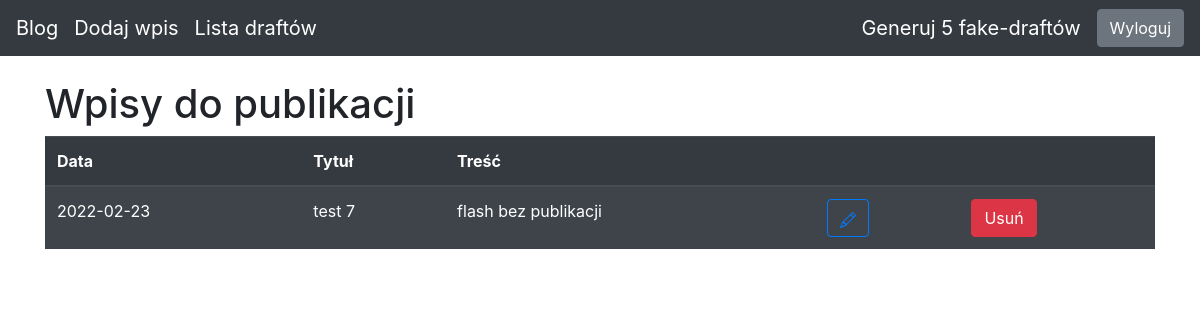
Before: /drafts/ (signed in) with the older database file.
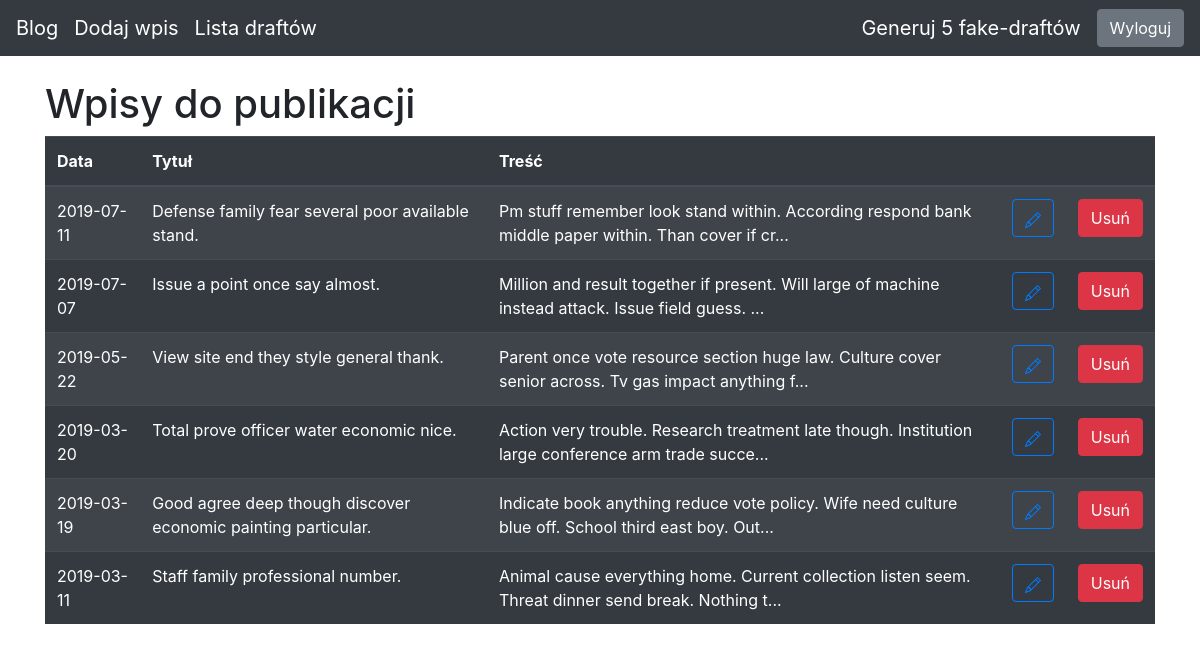
After: the same page with the newer database file.
### blog/models.py (models this page shows)
class Entry(db.Model):
    id = db.Column(db.Integer, primary_key=True)
    title = db.Column(db.String(80), nullable=False)
    body = db.Column(db.Text, nullable=False)
    pub_date = db.Column(db.DateTime, nullable=False, default=datetime.datetime.utcnow)
    is_published = db.Column(db.Boolean, default=False)

### blog/routes.py (the view)
@app.route("/drafts/")
@login_required
def drafts():
    all_drafts = Entry.query.filter_by(is_published=False).order_by(Entry.pub_date.desc())
    return render_template("drafts.html", all_drafts = all_drafts)

### blog/routes.py (called while the page is built)
def login_required(view_func):
    @functools.wraps(view_func)
    def check_permissions(*args, **kwargs):
        if session.get("logged_in"):
            return view_func(*args, **kwargs)
        return redirect(url_for("login", next=request.path))
    return check_permissions

### blog/templates/drafts.html (shortened to what this page needs)
{% extends "base.html" %}
{% block content %}
<h1>Wpisy do publikacji</h1>
<table class="table table-striped table-dark">
    <thead>
        <tr>
            <th scope="col">Data</th>
            <th scope="col">Tytuł</th>
            <th scope="col">Treść</th>
            <th scope="col"></th>
            <th scope="col"></th>
        </tr>
    </thead>
    <tbody>
        {% for post in all_drafts %}
        <tr>
            <td>{{ post.pub_date.strftime('%Y-%m-%d') }}</td>
            <td>{{ post.title }}</td>
            <td>{{ post.body|truncate(100, true) }}</td>
            <td>
                <form action="{{ url_for('add_mod_post', entry_id=post.id) }}" method="post">
                    <button class="btn btn-outline-primary" type="submit">
                    </button>
                </form>
            </td>
            <td>
                <form action=" {{ url_for('delete_post', entry_id=post.id) }}" method="post">
                    <button class="btn btn-danger" type="submit">Usuń</button>
                </form>
            </td>
        </tr>
        {% endfor %}
    </tbody>
</table>
{% endblock %}

### blog/templates/base.html (shortened to what this page needs)
<!doctype html>
<html lang="en">
<head>
 <link rel="stylesheet" href="https://stackpath.bootstrapcdn.com/bootstrap/4.5.0/css/bootstrap.min.css"
>
</head>
<body>
 <nav class="navbar navbar-expand-md navbar-dark bg-dark fixed-top">
   <a class="navbar-brand" href="/">Blog</a>
   <a class="navbar-brand" href="/add-post/">Dodaj wpis</a>
    {% if session.logged_in %}
    <a class="navbar-brand" href="/drafts/">Lista draftów</a>
    {% endif %}
   <div class="collapse navbar-collapse" id="navbarsExampleDefault">
      {% if session.logged_in %}
        <a class="navbar-brand" href="/generate-fake/">Generuj 5 fake-draftów</a>
        <form action="{{ url_for('logout')}}" method="POST">
          <button class="btn btn-secondary my-2 my-sm-0" type="submit">Wyloguj</button>
        </form>
      {% else %}
        <a href="/login/" class="btn btn-secondary my-2 my-sm-0">Zaloguj</a>
      {% endif %}
    </div>
 </nav>
 <main role="main" class="container">
   {% block content %}
   {% endblock %}
 </main>
</html>

### blog/templates/base.html (style rules this page uses)
body { padding-top: 5rem; }

Changed rows visible on the page:
removed Entry: pub_date "2022-02-23", title "test 7", body "flash bez publikacji"
added Entry: pub_date "2019-07-11", title "Defense family fear several poor available stand.", body "Pm stuff remember look stand within. According respond bank middle paper within. Than cover if cr..."
added Entry: pub_date "2019-07-07", title "Issue a point once say almost.", body "Million and result together if present. Will large of machine instead attack. Issue field guess. ..."
added Entry: pub_date "2019-05-22", title "View site end they style general thank.", body "Parent once vote resource section huge law. Culture cover senior across. Tv gas impact anything f..."
added Entry: pub_date "2019-03-20", title "Total prove officer water economic nice.", body "Action very trouble. Research treatment late though. Institution large conference arm trade succe..."
added Entry: pub_date "2019-03-19", title "Good agree deep though discover economic painting particular.", body "Indicate book anything reduce vote policy. Wife need culture blue off. School third east boy. Out..."
added Entry: pub_date "2019-03-11", title "Staff family professional number.", body "Animal cause everything home. Current collection listen seem. Threat dinner send break. Nothing t..."
